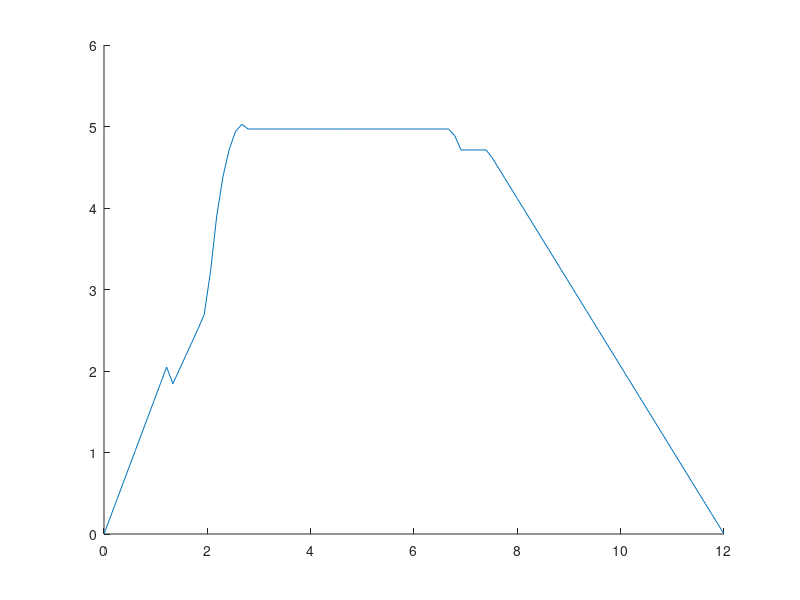
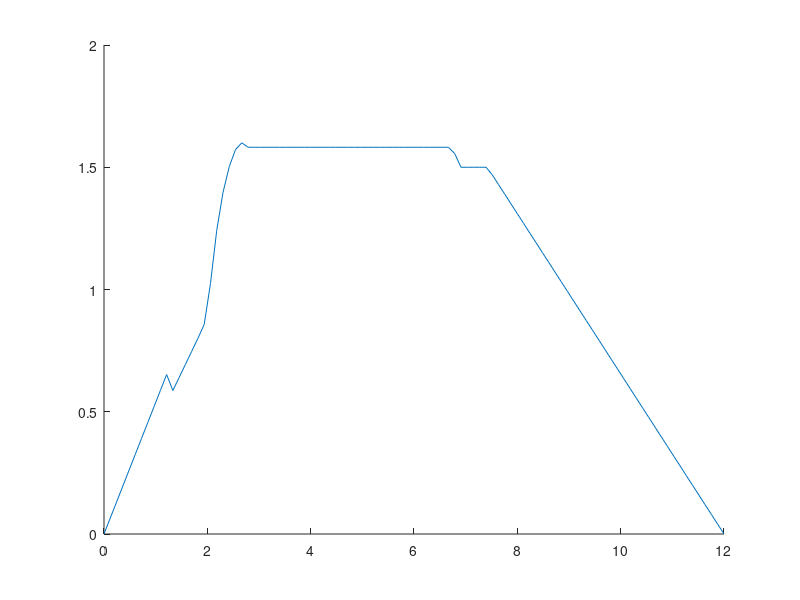

Reproduce these figures in MATLAB, in order.
close all
clear all
clc

r = .75;
L = 12;
dx = linspace(0,12,100);

f1 = polyfit([0,33.46/12],[0,r],2);
p1a = @(x) 2*polyval(f1,x)*pi;
p1b = @(x) polyval(f1,x)*(pi+2);
p1c = @(x) (1+sin(pi*(x-23.23/12)/(2*(33.46-23.23)/12)))*polyval(f1,x)*pi + cos(pi*(x-23.23/12)/(2*(33.46-23.23)/12))*polyval(f1,x)*2;
dc = 2.7*pi/12;
p2 = 2*r*pi;

f3 = polyfit([89.04/12,L],[r,0],2);
p3 = @(x) 2*polyval(f3,x)*pi;
clc
p = zeros(length(dx),1);
for ii = 1:length(dx)
    x = dx(ii);
    if x<= 15.73/12
        p(ii) = p1a(x);
    elseif x<=23.23/12
        p(ii) = p1b(x);
    elseif x<=33.46/12
        p(ii) = p1c(x);
    elseif x<=89.04/12
        p(ii) = p2;
    else 
        p(ii) = p3(x);
    end
    
    if 24.76/12<=x && x<=(80.05+2.7)/12
        
        if x<=27.35/12
            p(ii) = (p(ii)-sin(pi*(x-24.76/12)/(2*(27.35-24.76)/12))*5.4/12)+dc*sin(pi*(x-24.76/12)/(2*(27.35-24.76)/12));
        elseif 27.35/12<x && x<80.05/12
            p(ii) = (p(ii)-5.4/12)+dc;
        else
            p(ii) = (p(ii)-cos(pi*(x-80.05/12)/(2*(82.75-80.05)/12))*5.4/12)+dc*cos(pi*(x-80.05/12)/(2*(82.75-80.05)/12));
        end
        
    end
    
    if p(ii)<0
        p(ii) = 0;
    end
    
    d(ii) = p(ii)/pi;
    

    
end

figure
hold on
plot(dx,p)

figure
hold on
plot(dx,d)

a = pi*(p2/(2*pi))^2;
